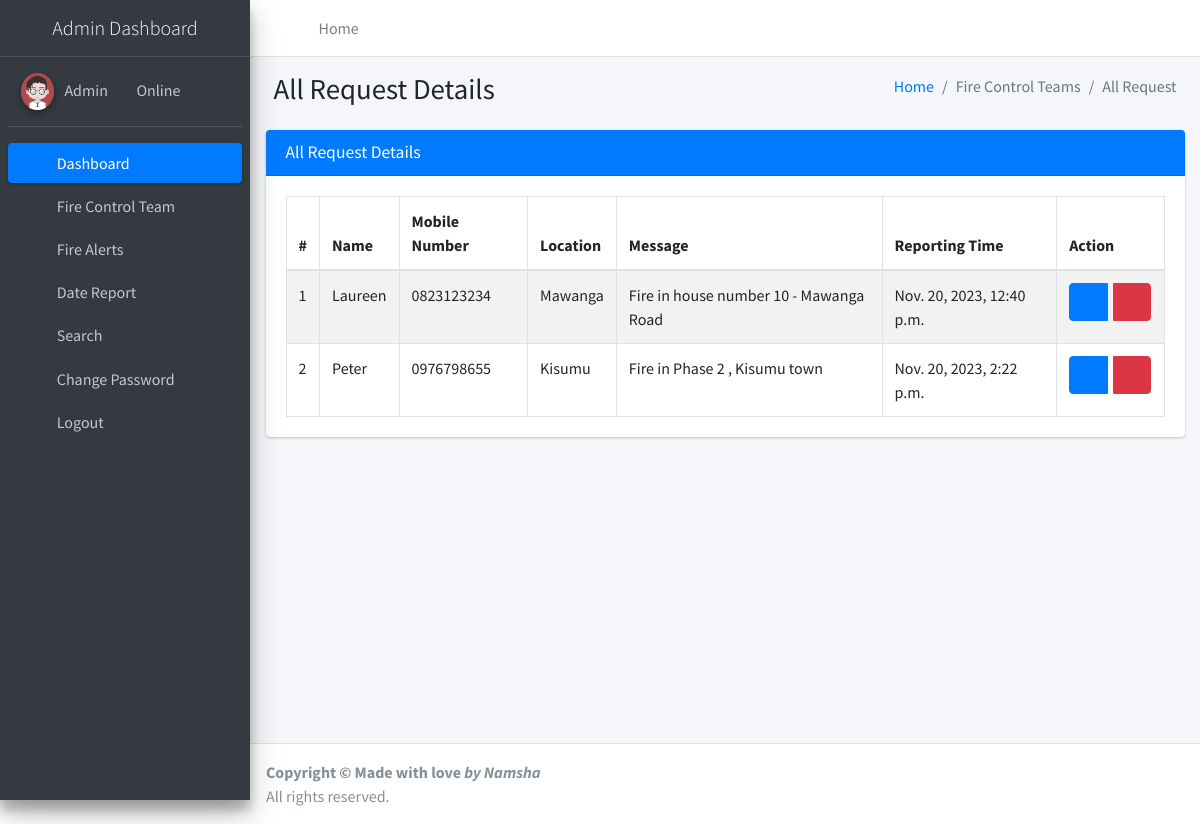
The app's page /allRequest (signed in) with its own data.
### firereport/models.py (models this page shows, shortened)
class Firereport(models.Model):
    FullName = models.CharField(max_length=250, null=True)
    MobileNumber = models.CharField(max_length=12, null=True)
    Location = models.CharField(max_length=200, null=True)
    Message = models.CharField(max_length=200, null=True)
    AssignTo = models.ForeignKey(Teams, on_delete=models.CASCADE, null=True)
    Status = models.CharField(max_length=150, null=True)
    Postingdate = models.DateTimeField(auto_now_add=True)
    AssignedTime = models.CharField(max_length=150, null=True)
    UpdationDate = models.DateTimeField(null=True)

### firereport/views.py (the view)
# urls.py: path('allRequest', allRequest, name='allRequest'),
def allRequest(request):
    if not request.user.is_authenticated:
        return redirect('admin_login')
    firereport = Firereport.objects.all()
    return render(request, 'admin/allRequest.html', locals())

### firereport/templates/admin/allRequest.html
{% extends 'adminNavbar.html' %}
{% block main %}
{% load static %}
<section class="content">
    <div class="content-header">
        <div class="container-fluid">
            <div class="row mb-2">
                <div class="col-sm-6">
                    <h1 class="m-0">All Request Details</h1>
                </div>
                <div class="col-sm-6">
                    <ol class="breadcrumb float-sm-right">
                        <li class="breadcrumb-item"><a href="{% url 'dashboard' %}">Home</a></li>
                        <li class="breadcrumb-item active">Fire Control Teams</li>
                        <li class="breadcrumb-item active">All Request</li>
                    </ol>
                </div>
            </div>
        </div>
    </div>
    <div class="container-fluid">
        <div class="row">
            <div class="col-md-12">
                <div class="card card-primary">
                    <div class="card-header">
                        <h3 class="card-title">All Request Details</h3>
                    </div>
                    <div class="card-body">
                        <table id="example1" class="table table-bordered table-striped">
                            <thead>
                            <tr>
                                <th>#</th>
                                <th>Name</th>
                                <th>Mobile Number</th>
                                <th>Location</th>
                                <th>Message</th>
                                <th>Reporting Time</th>
                                <th>Action</th>
                            </tr>
                            </thead>
                            <tbody>
                            {% for i in firereport %}
                            <tr>
                                <td>{{forloop.counter}}</td>
                                <td>{{i.FullName}}</td>
                                <td>{{i.MobileNumber}}</td>
                                <td>{{i.Location}}</td>
                                <td>{{i.Message}}</td>
                                <td>{{i.Postingdate}}</td>
                                <td>
                                    <div class="btn-group">
                                        <a class="btn btn-primary" href="{% url 'viewRequestDetails' i.id %}"><i class="fa fa-eye"></i></a> &nbsp;&nbsp;
                                        <a class="btn btn-danger" onclick="return confirm('Are you sure to Delete ?')" href="{% url 'deleteRequest' i.id %}"><i
                                            class="fa fa-trash-alt"></i></a>
                                    </div>
                                </td>
                            </tr>
                            {% endfor %}
                            </tbody>
                        </table>
                    </div>
                </div>
            </div>
        </div>
    </div>
</section>
{% endblock %}

### records on screen
Firereport: FullName "Laureen", MobileNumber "0823123234", Location "Mawanga", Message "Fire in house number 10 - Mawanga Road", Postingdate "Nov. 20, 2023, 12:40 p.m."
Firereport: FullName "Peter", MobileNumber "0976798655", Location "Kisumu", Message "Fire in Phase 2 , Kisumu town", Postingdate "Nov. 20, 2023, 2:22 p.m."
